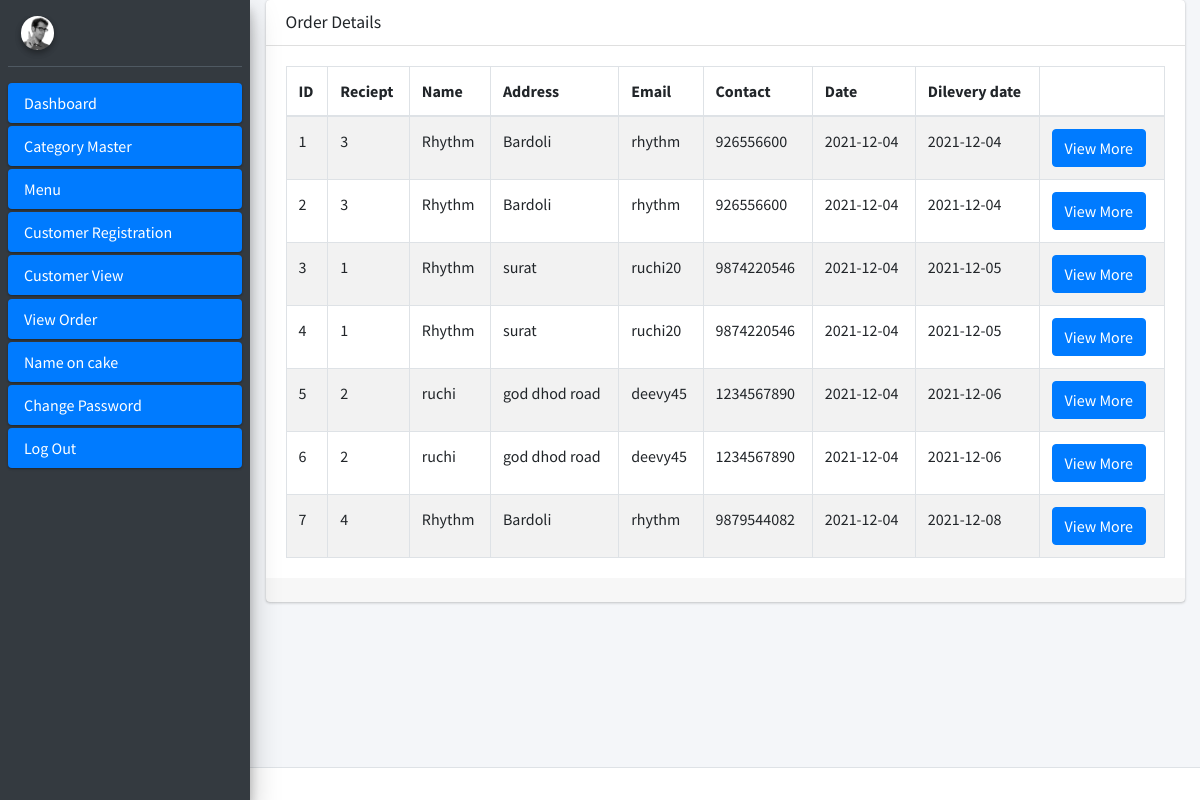
Screenshot of /admin/order_view.php with the database file from the repository.
### tables this page shows
CREATE TABLE `customer_purchase` (
  `id` int(11) NOT NULL,
  `reciept_number` varchar(30) NOT NULL,
  `cus_name` varchar(100) NOT NULL,
  `c_add` varchar(100) NOT NULL,
  `email` varchar(50) NOT NULL,
  `contact` varchar(50) NOT NULL,
  `date` varchar(50) NOT NULL,
  `d_date` varchar(50) NOT NULL,
  `status` varchar(50) NOT NULL
);

CREATE TABLE `customer_purchase_product` (
  `id` int(11) NOT NULL,
  `reciept_number` varchar(30) NOT NULL,
  `p_code` varchar(100) NOT NULL,
  `qty` varchar(100) NOT NULL,
  `cus_email` varchar(50) NOT NULL,
  `status` varchar(50) NOT NULL
);

### admin/order_view.php (the view, shortened to what this page needs)
<?php
    include("connection.php");
?>
<!DOCTYPE html>
<html>
<head>
	<?php
	include("link_css.php");
	?>
</head>
<body class="hold-transition sidebar-mini layout-fixed">
	<div class="wrapper">
		<?php
		include("sidebar.php");
		?>
		<div class="content-wrapper">
			<section class="content">
				<div class="container-fluid">
					<div class="row">
						<div class="col-md-12">
							<div class="card card-default">
								<div class="card-header">
									<h3 class="card-title">Order Details</h3>
								</div>
								<div class="card-body">
                                <table border="1" class="table table-bordered table-hover table-striped" >
        <thead>
            <tr>
                <th>ID</th>
                <th>Reciept</th>
                <th>Name</th>
                <th>Address</th>
                <th>Email</th>
                <th>Contact</th>
                <th>Date</th>
                <th>Dilevery date</th>
                <th></th>
            </tr>
        </thead>
        <tbody>
            <?php
                $select = "select  * from customer_purchase join customer_purchase_product on customer_purchase_product.reciept_number=customer_purchase.reciept_number";
                $res = mysqli_query($conn,$select);
                $i = 1;
                while($row=mysqli_fetch_array($res))
                {
            ?>
            <tr>
                <td><?php echo $i++ ?></td>
                <td><?php echo $row['reciept_number'] ?></td>
                <td><?php echo $row['cus_name'] ?></td>
                <td><?php echo $row['c_add'] ?></td>
                <td><?php echo $row['email'] ?></td>
                <td><?php echo $row['contact'] ?></td>
                <td><?php echo $row['date'] ?></td>
                <td><?php echo $row['d_date'] ?></td>
                <td><a href="view_order_details.php?ov=<?php echo $row['id'] ?>" class="btn btn-primary">View More </a></td>
                </tr>
            <?php
                }
                ?>
        </tbody>
    </table>
								</div>
								<div class="card-footer">
								</div>
							</div>
						</div>
					</div>
				</div>
			</section>
		</div>
		<?php
		include("footer.php");
		?>
</body>
</html>

### rows the page displays
customer_purchase: customer_purchase_product.reciept_number "3", cus_name "Rhythm", c_add "Bardoli", email "rhythm", contact "926556600", date "2021-12-04", d_date "2021-12-04"
customer_purchase: customer_purchase_product.reciept_number "1", cus_name "Rhythm", c_add "surat", email "ruchi20", contact "9874220546", date "2021-12-04", d_date "2021-12-05"
customer_purchase: customer_purchase_product.reciept_number "2", cus_name "ruchi", c_add "god dhod road", email "deevy45", contact "1234567890", date "2021-12-04", d_date "2021-12-06"
customer_purchase: customer_purchase_product.reciept_number "4", cus_name "Rhythm", c_add "Bardoli", email "rhythm", contact "9879544082", date "2021-12-04", d_date "2021-12-08"
